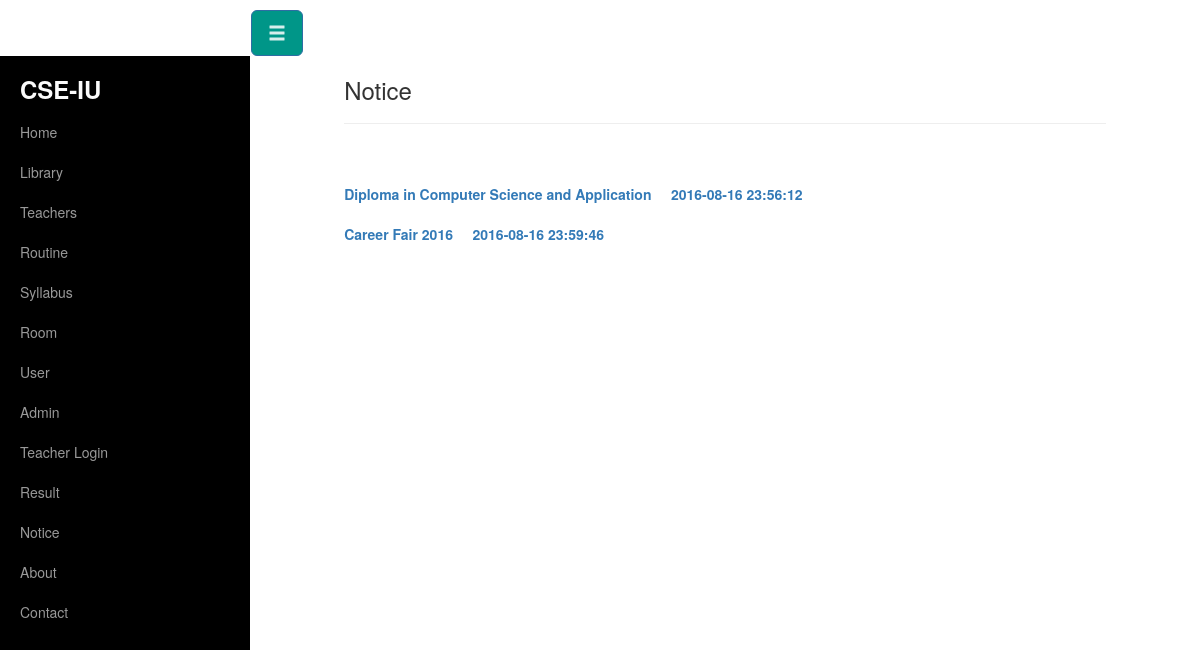
/notice.php, run on an earlier commit of the app's database.
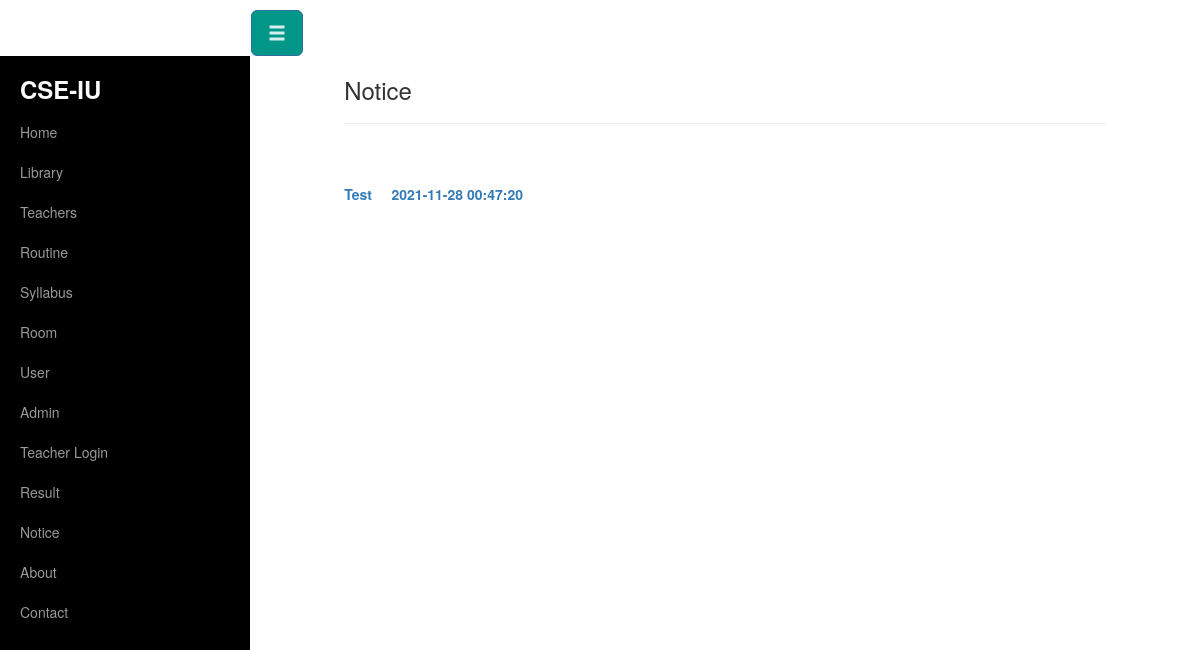
And on a later commit of the database.
### tables this page shows
CREATE TABLE `notice` (
  `id` int(11) NOT NULL,
  `title` text NOT NULL,
  `message` text NOT NULL,
  `time` timestamp NOT NULL DEFAULT current_timestamp() ON UPDATE current_timestamp()
);

### notice.php (the view, shortened to what this page needs)
<?php
require_once 'header.php';
require_once 'db_con.php';
?>
<div class="container-fluid">
	<div class="row" id="wrapper">
	<?php require_once'menubar.php';?>
	<div class="col-sm-10 col-sm-offset-1">
		<h3>Notice</h3>
		<hr>
<?php
$get=mysqli_query($conn,"select * from notice");
foreach ($get as $key ) {
?>
<br/><br/>
<b><a href="notice_details.php?id=<?php echo $key['id']?>">
<?php echo $key['title'].'&nbsp' .'&nbsp' .'&nbsp' .'&nbsp' . '&nbsp'.$key['time'];?></a></b>
<?php
}
?>
</div>
</div>
</div>

What changed in the data, as far as the page shows it:
removed notice: title "Diploma in Computer Science and Application", time "2016-08-16 23:56:12"
removed notice: title "Career Fair 2016", time "2016-08-16 23:59:46"
added notice: title "Test", time "2021-11-28 00:47:20"
